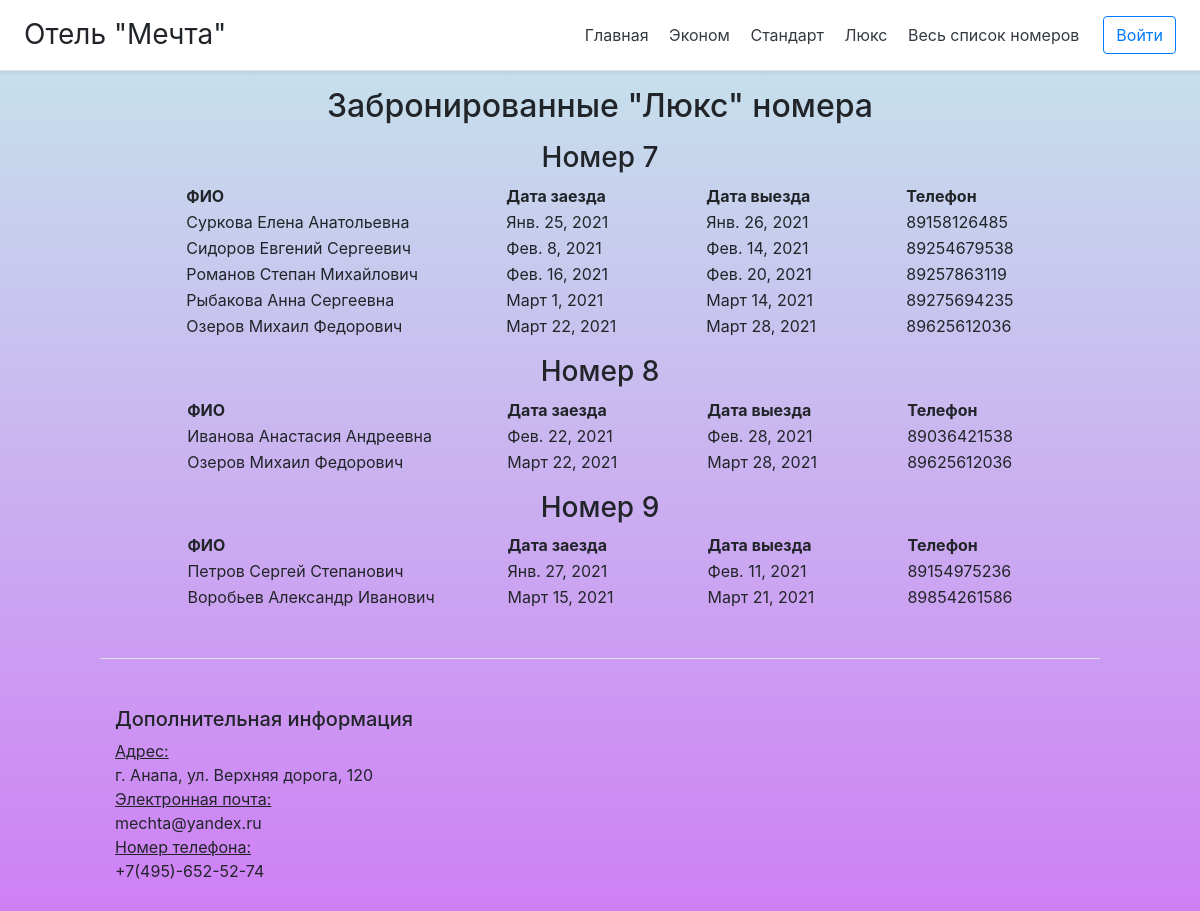
The page /lux_room on the database its author committed.
### hotel/models.py (models this page shows, shortened)
class Room(models.Model):
    number = models.CharField('Номер', max_length=15)
    count = models.IntegerField('Вместимость, чел.')
    type = models.CharField('Тип номера', max_length=10)
    price = models.PositiveSmallIntegerField('Цена за сутки, руб.')
    name = models.ManyToManyField(Guest, verbose_name='ФИО', related_name='Name')
    class Meta:
        verbose_name = 'Номера'
        verbose_name_plural = 'Номера'

class Guest(models.Model):
    name = models.CharField('ФИО', max_length=100)
    phone = models.CharField('Номер телефона', max_length=11)
    amount = models.IntegerField('Количество постояльцев')
    data1 = models.DateField('Дата заезда')
    data2 = models.DateField('Дата выезда')
    class Meta:
        verbose_name = 'Постояльцы'
        verbose_name_plural = 'Постояльцы'
        ordering = ["data1"]

### hotel/views.py (the view)
# urls.py: path('lux_room', views.lux, name='lux'),
def lux(request):
    rooms = Room.objects.all()
    return render(request, 'hotel/lux.html', {'lux': rooms})

### hotel/templates/hotel/lux.html (shortened to what this page needs)
{% extends 'hotel/base.html' %}
{% block content %}
    <h2 class="text-center">Забронированные "Люкс" номера</h2>
    {% for room in lux %}
        {% if room.type == "Люкс" %}
            <p>
                <h3 align="center">{{room.number}}</h3>
                <table align="center">
                    <tr><th width="320">ФИО</th><th width="200">Дата заезда</th><th width="200">Дата выезда</th><th>Телефон</th></tr>
                    {% for guest in room.name.all %}
                    <tr><td>{{ guest.name }}</td><td>{{ guest.data1 }}</td><td>{{ guest.data2 }}</td> <td>{{ guest.phone }}</td></tr>
                    {% endfor %}
                    </table>
            </p>
        {% endif %}
    {% endfor %}
{% endblock %}

### rows shown on the page
Room: number "Номер 7"
Guest: name "Суркова Елена Анатольевна", data1 "Янв. 25, 2021", data2 "Янв. 26, 2021", phone "89158126485"
Guest: name "Сидоров Евгений Сергеевич", data1 "Фев. 8, 2021", data2 "Фев. 14, 2021", phone "89254679538"
Guest: name "Романов Степан Михайлович", data1 "Фев. 16, 2021", data2 "Фев. 20, 2021", phone "89257863119"
Guest: name "Рыбакова Анна Сергеевна", data1 "Март 1, 2021", data2 "Март 14, 2021", phone "89275694235"
Guest: name "Озеров Михаил Федорович", data1 "Март 22, 2021", data2 "Март 28, 2021", phone "89625612036"
Room: number "Номер 8"
Guest: name "Иванова Анастасия Андреевна", data1 "Фев. 22, 2021", data2 "Фев. 28, 2021", phone "89036421538"
Room: number "Номер 9"
Guest: name "Петров Сергей Степанович", data1 "Янв. 27, 2021", data2 "Фев. 11, 2021", phone "89154975236"
Guest: name "Воробьев Александр Иванович", data1 "Март 15, 2021", data2 "Март 21, 2021", phone "89854261586"
